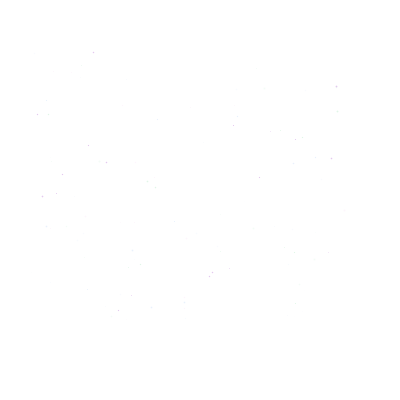
Frame 1 (no input)
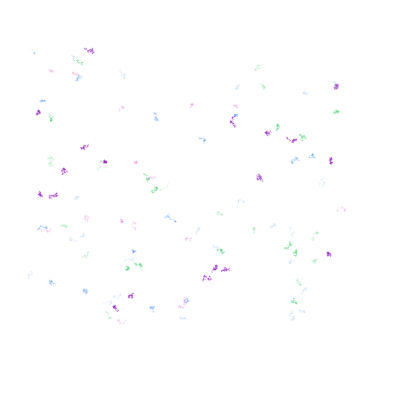
Frame 60 (the mouse pressed at the canvas centre just before this capture)
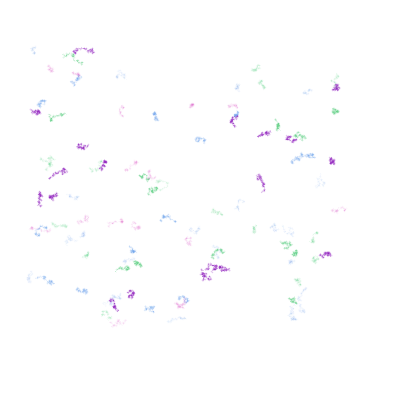
Frame 120 (the mouse held since frame 60 and released just before this capture)

The Processing sketch that drew these frames (run headless with seeded random() and noise(); from frame 60 on, the mouse is pressed at the canvas centre):

// Processing sketch: processing_21632
// ── processing_21632.pde

int num =100;
Point[] myPoint = new Point[num];
color[] myColors = new color[6];

void setup() {
  size(400,400);
   background(255);
 myColors[0] = color(146,34,188,random (30,80));
  myColors[1] = color(74,198,116,random(30,80)); 
   myColors[2] = color(108,162,237, random (30,40)); 
    myColors[3] = color(108,162,237,10); 
      myColors[4] = color(74,198,116,15); 
       myColors[5] = color(203,21,170,10);
  
  for(int i=0; i < myPoint.length; i++) {
    myPoint[i] = new Point();
}
  }
  void draw () {
   
    for(int i=0; i < myPoint.length; i++) {
      myPoint[i].update();
      myPoint[i].draw();
    }
  }

  class Point {
     color col = myColors[floor(random(0,6))] ;
  
    float xpos = random(30,370);
    float ypos = random(50,350); 
   
   Point() {
    }
    
    void update() {
      
    xpos = xpos + random (-1,1);
    ypos = ypos + random (-1,1);
    if (xpos < 150);
    if (ypos > height);
    ypos = ypos - 1;
    xpos = xpos + 1;
    if (xpos > width);
    xpos = xpos - random(1,1.1);
    ypos = ypos + 1;
   
    }
    
    void draw() {
      stroke (col);
      
      strokeWeight (random (.5,2));
      point(.3 * PI * xpos,.3 * PI * ypos);
     
    }
  }
